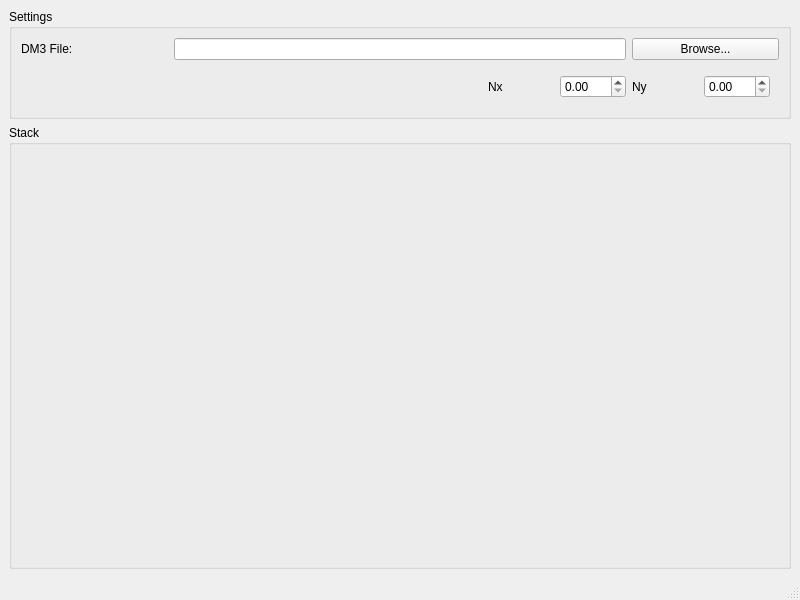
<?xml version="1.0" encoding="UTF-8"?>
<ui version="4.0">
 <class>MainWindow</class>
 <widget class="QMainWindow" name="MainWindow">
  <property name="geometry">
   <rect>
    <x>0</x>
    <y>0</y>
    <width>800</width>
    <height>600</height>
   </rect>
  </property>
  <property name="windowTitle">
   <string>NCEM 4D-STEM Quickview</string>
  </property>
  <widget class="QWidget" name="centralwidget">
   <layout class="QGridLayout" name="gridLayout" rowstretch="0,1">
    <item row="1" column="0">
     <widget class="QGroupBox" name="stack_groupBox">
      <property name="title">
       <string>Stack</string>
      </property>
      <layout class="QVBoxLayout" name="verticalLayout"/>
     </widget>
    </item>
    <item row="0" column="0">
     <widget class="QGroupBox" name="groupBox">
      <property name="title">
       <string>Settings</string>
      </property>
      <layout class="QGridLayout" name="gridLayout_2">
       <item row="0" column="4">
        <widget class="QPushButton" name="data_filename_browse_pushButton">
         <property name="text">
          <string>Browse...</string>
         </property>
        </widget>
       </item>
       <item row="0" column="0">
        <widget class="QLabel" name="label">
         <property name="text">
          <string>DM3 File:</string>
         </property>
        </widget>
       </item>
       <item row="2" column="3" colspan="2">
        <widget class="QWidget" name="widget" native="true">
         <layout class="QGridLayout" name="gridLayout_3">
          <item row="0" column="1">
           <widget class="QDoubleSpinBox" name="stem_Nx_doubleSpinBox"/>
          </item>
          <item row="0" column="2">
           <widget class="QLabel" name="label_3">
            <property name="text">
             <string>Ny</string>
            </property>
           </widget>
          </item>
          <item row="0" column="0">
           <widget class="QLabel" name="label_2">
            <property name="text">
             <string>Nx</string>
            </property>
           </widget>
          </item>
          <item row="0" column="3">
           <widget class="QDoubleSpinBox" name="stem_Ny_doubleSpinBox"/>
          </item>
         </layout>
        </widget>
       </item>
       <item row="0" column="1" colspan="3">
        <widget class="QLineEdit" name="data_filename_lineEdit"/>
       </item>
      </layout>
     </widget>
    </item>
   </layout>
  </widget>
  <widget class="QMenuBar" name="menubar">
   <property name="geometry">
    <rect>
     <x>0</x>
     <y>0</y>
     <width>800</width>
     <height>22</height>
    </rect>
   </property>
  </widget>
  <widget class="QStatusBar" name="statusbar"/>
 </widget>
 <resources/>
 <connections/>
</ui>
